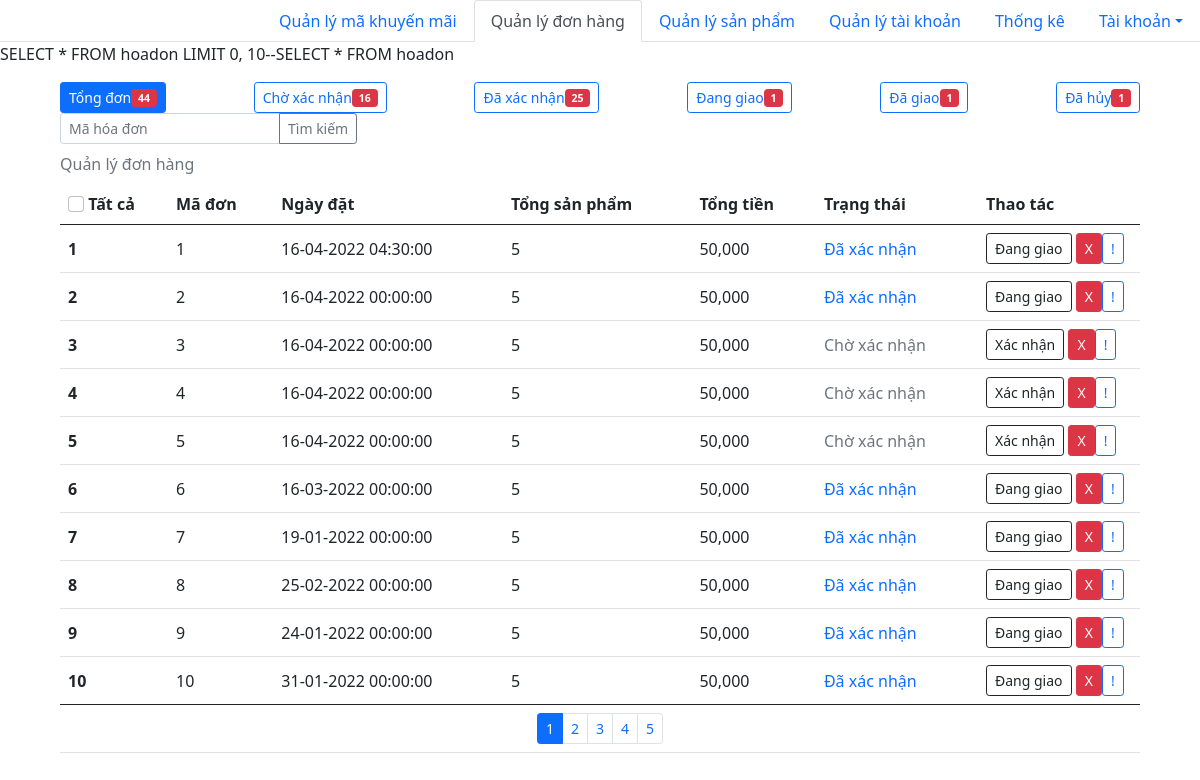
The page /admin/quanly_donhang.php on the database as committed earlier.
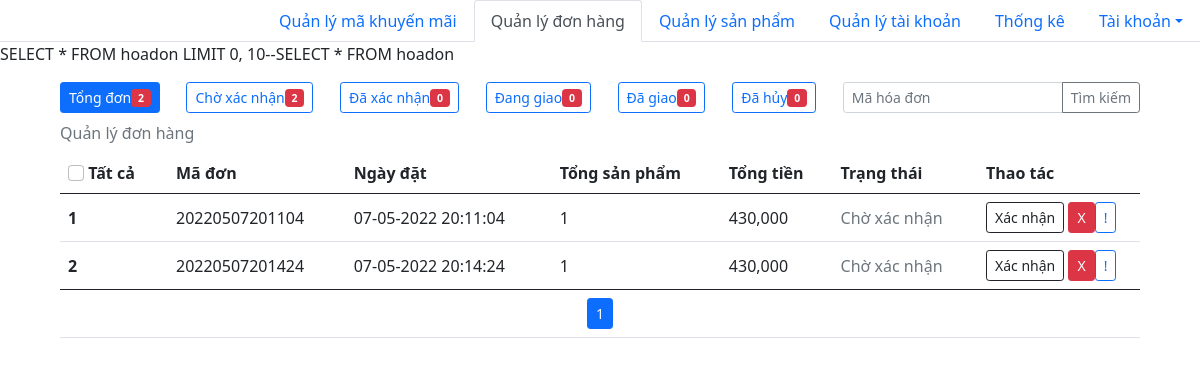
The same page on the database as committed later.
### tables this page shows
CREATE TABLE `hoadon` (
  `id_hoadon` bigint(11) NOT NULL,
  `id_user` int(11) NOT NULL,
  `ngaymua` datetime NOT NULL,
  `fullname` varchar(50) NOT NULL,
  `phone` varchar(11) NOT NULL,
  `address` varchar(100) NOT NULL,
  `total_product` int(11) NOT NULL,
  `magiamgia` varchar(100) DEFAULT NULL,
  `total_money` int(11) NOT NULL,
  `statuss` varchar(50) NOT NULL
);

### query.php (called while the page is built, shortened)
<?php
function connection()
{
	$conn = mysqli_connect(HOST, USERNAME, PASSWORD, DATABASE);
	return $conn;
}
function executeResult($sql)
{
	$conn = connection();
	$result = mysqli_query($conn, $sql);
	$data   = [];
	if ($result != null) {
		while ($row = mysqli_fetch_assoc($result)) {
			$data[] = $row;
		}
	}
	return $data;
}
function countRow($sql)
{
	$conn = connection();
	$result = mysqli_query($conn, $sql);
	$numrow=0;
	if ($result) {
		$numrow = mysqli_num_rows($result);
	} else $numrow = 0;
	return $numrow;
}

### admin/quanly_donhang.php (the view, shortened to what this page needs)
<!DOCTYPE html>
<html lang="en">
<head>
    <link href="https://cdn.jsdelivr.net/npm/bootstrap@5.0.2/dist/css/bootstrap.min.css" rel="stylesheet">
</head>
<body>
    <ul class="nav nav-tabs justify-content-end">
        <li class="nav-item">
            <a class="nav-link " aria-current="page" href="quanly_makhuyenmai.php">Quản lý mã khuyến mãi</a>
        </li>
        <li class="nav-item bg-light">
            <a class="nav-link active" aria-current="page" href="#">Quản lý đơn hàng</a>
        </li>
        <li class="nav-item">
            <a class="nav-link" href="./quanly_sanpham.php">Quản lý sản phẩm</a>
        </li>
        <li class="nav-item">
            <a class="nav-link" href="./quanly_taikhoan.php">Quản lý tài khoản</a>
        </li>
        <li class="nav-item">
            <a class="nav-link" href="./quanly_thongke.php">Thống kê</a>
        </li>
        <li class="nav-item dropdown">
            <a class="nav-link dropdown-toggle" data-bs-toggle="dropdown" href="#" role="button" aria-expanded="false">Tài khoản</a>
        </li>
    </ul>
    <?php
    require_once('../query.php');
    $page = isset($_GET['page']) ? $_GET['page'] : 1;
    $start = ($page - 1) * 10;
    $trangthai = isset($_GET['trangthai']) ? $_GET['trangthai'] : '';
    $sql = "SELECT * FROM hoadon";
    if ($trangthai == 'Tổng đơn' || empty($trangthai)) {
        $temp = $sql;
    } else {
        $sql .= " WHERE `statuss`='$trangthai'";
        $temp = $sql;
    }
    $sql .= " LIMIT $start, 10";
    echo $sql . '--' . $temp;
    $result = executeResult($sql);
    $result1 = countRow($temp);
    $count = countRow('SELECT * FROM hoadon');
    $count1 = countRow("SELECT * FROM `hoadon` WHERE `statuss`='Chờ xác nhận'");
    $count2 = countRow("SELECT * FROM `hoadon` WHERE `statuss`='Đã xác nhận'");
    $count3 = countRow("SELECT * FROM `hoadon` WHERE `statuss`='Đang giao'");
    $count4 = countRow("SELECT * FROM `hoadon` WHERE `statuss`='Đã giao'");
    $count5 = countRow("SELECT * FROM `hoadon` WHERE `statuss`='Đã hủy'");
    ?>
    <div class="d-block m-auto" style="width: 90%;">
        <div class="container m-0 p-0 mt-3">
            <div class="row justify-content-md-between">
                <div class="col-md-auto">
                    <label class="btn btn-outline-primary btn-sm" for="btnradio1">Tổng đơn<span class="badge bg-danger" id="badge_tongdon"><?= $count ?></span></label>
                </div>
                <div class="col-md-auto">
                    <label class="btn btn-outline-primary btn-sm" for="btnradio2">Chờ xác nhận<span class="badge bg-danger" id="badge_choxacnhan"><?= $count1 ?></span></label>
                </div>
                <div class="col-md-auto">
                    <label class="btn btn-outline-primary btn-sm" for="btnradio3">Đã xác nhận<span class="badge bg-danger" id="badge_daxacnhan"><?= $count2 ?></span></label>
                </div>
                <div class="col-md-auto">
                    <label class="btn btn-outline-primary btn-sm" for="btnradio4">Đang giao<span class="badge bg-danger" id="badge_danggiao"><?= $count3 ?></span></label>
                </div>
                <div class="col-md-auto">
                    <label class="btn btn-outline-primary btn-sm" for="btnradio5">Đã giao<span class="badge bg-danger" id="badge_dagiao"><?= $count4 ?></span></label>
                </div>
                <div class="col-md-auto">
                    <label class="btn btn-outline-primary btn-sm" for="btnradio6">Đã hủy<span class="badge bg-danger" id="badge_dahuy"><?= $count5 ?></span></label>
                </div>
                <div class="col-md-auto">
                    <div class="input-group input-group-sm ">
                        <input type="text" class="form-control" placeholder="Mã hóa đơn" id="ipsearch" value="">
                        <button class="btn btn-outline-secondary" type="button" id="timkiem" onclick="timkiem()">Tìm kiếm</button>
                    </div>
                </div>
            </div>
        </div>
        <table class="table align-middle caption-top">
            <caption>Quản lý đơn hàng</caption>
            <thead>
                <tr>
                    <th scope="col" style="width:10%">
                        <input class="form-check-input" type="checkbox" value="" id="flexCheckDefault">
                        <label>Tất cả</label>
                    </th>
                    <th scope="col">Mã đơn</th>
                    <th scope="col">Ngày đặt</th>
                    <th scope="col">Tổng sản phẩm</th>
                    <th scope="col">Tổng tiền</th>
                    <th scope="col">Trạng thái</th>
                    <th scope="col" style="width:15%">Thao tác</th>
                </tr>
            </thead>
            <tbody id="table_tbody_donhang">
                <?php foreach ($result as $row) {
                    $StatusButtons = "";
                    echo '<tr>
                        <th scope="row">
                            <span>' . ++$start . '</span>
                        </th>
                        <td>' . $row['id_hoadon'] . '</td>
                        <td>' .  date("d-m-Y H:i:s", strtotime($row['ngaymua'])) . '</td>
                        <td>' . number_format($row['total_product']) . '</td>
                        <td>' . number_format($row['total_money']) . '</td>';
                    if ($row['statuss'] == 'Đã xác nhận') {
                        $StatusButtons = '<td><p class="mb-0 text-primary" style="font-weight: 500;">' . $row['statuss'] . '</p></td>
                            <td>
                                <a class="btn btn-outline-dark btn-sm" onclick="thaotac(' . $row["id_hoadon"] . ', `Đang giao`, this)">Đang giao</a>
                                <a class="btn btn-danger btn-sm" id="id' . $row['id_hoadon'] . '" onclick="thaotac(' . $row['id_hoadon'] . ', `Đã hủy`, this)">X</a>';
                    }
                    if ($row['statuss'] == 'Chờ xác nhận') {
                        $StatusButtons = '<td><p class="mb-0 text-secondary" style="font-weight: 500;">' . $row['statuss'] . '</p></td>
                            <td>
                                <a class="btn btn-outline-dark btn-sm" id="id' . $row['id_hoadon'] . '" onclick="thaotac(' . $row['id_hoadon'] . ', `Đã xác nhận`, this)">Xác nhận</a>
                                <a class="btn btn-danger btn-sm" id="id' . $row['id_hoadon'] . '" onclick="thaotac(' . $row['id_hoadon'] . ', `Đã hủy`, this)">X</a>';
                    }
                    echo $StatusButtons .= '<a class="btn btn-outline-primary btn-sm" href="./chitietdonhang.php?id=' . $row['id_hoadon'] . '&iduser=' . $row["id_user"] . '">!</a></td></tr>';
                } ?>
            </tbody>
            <tfoot>
                <td colspan="7">
                    <nav aria-label="Page navigation example">
                        <ul class="pagination pagination-sm justify-content-center m-0" id="table_tfoot_donhang">
                            <?php
                            for ($i = 0; $i < ceil($result1 / 10); $i++) {
                                if (($i + 1) == $page) {
                                    echo '<li class="page-item active"><a class="page-link" onclick="phantrang(' . ($i + 1) . ')">' . ($i + 1) . '</a></li>';
                                } else echo '<li class="page-item"><a class="page-link" onclick="phantrang(' . ($i + 1) . ')">' . ($i + 1) . '</a></li>';
                            }
                            ?>
                        </ul>
                    </nav>
                </td>
            </tfoot>
        </table>
    </div>
</body>
</html>

Rows that differ between the two databases and show on the page:
removed hoadon: id_hoadon "1", ngaymua "16-04-2022 04:30:00", total_product "5", total_money "50,000", statuss "Đã xác nhận"
removed hoadon: id_hoadon "2", ngaymua "16-04-2022 00:00:00", total_product "5", total_money "50,000", statuss "Đã xác nhận"
removed hoadon: id_hoadon "3", ngaymua "16-04-2022 00:00:00", total_product "5", total_money "50,000", statuss "Chờ xác nhận"
removed hoadon: id_hoadon "4", ngaymua "16-04-2022 00:00:00", total_product "5", total_money "50,000", statuss "Chờ xác nhận"
removed hoadon: id_hoadon "5", ngaymua "16-04-2022 00:00:00", total_product "5", total_money "50,000", statuss "Chờ xác nhận"
removed hoadon: id_hoadon "6", ngaymua "16-03-2022 00:00:00", total_product "5", total_money "50,000", statuss "Đã xác nhận"
removed hoadon: id_hoadon "7", ngaymua "19-01-2022 00:00:00", total_product "5", total_money "50,000", statuss "Đã xác nhận"
removed hoadon: id_hoadon "8", ngaymua "25-02-2022 00:00:00", total_product "5", total_money "50,000", statuss "Đã xác nhận"
removed hoadon: id_hoadon "9", ngaymua "24-01-2022 00:00:00", total_product "5", total_money "50,000", statuss "Đã xác nhận"
removed hoadon: id_hoadon "10", ngaymua "31-01-2022 00:00:00", total_product "5", total_money "50,000", statuss "Đã xác nhận"
added hoadon: id_hoadon "20220507201104", ngaymua "07-05-2022 20:11:04", total_product "1", total_money "430,000", statuss "Chờ xác nhận"
added hoadon: id_hoadon "20220507201424", ngaymua "07-05-2022 20:14:24", total_product "1", total_money "430,000", statuss "Chờ xác nhận"
Other text that changed with them:
$count: "44" → "2"
$count1: "16" → "2"
$count2: "25" → "0"
$count3: "1" → "0"
$count4: "1" → "0"
$count5: "1" → "0"
list line gone: "2"
list line gone: "3"
list line gone: "4"
list line gone: "5"
